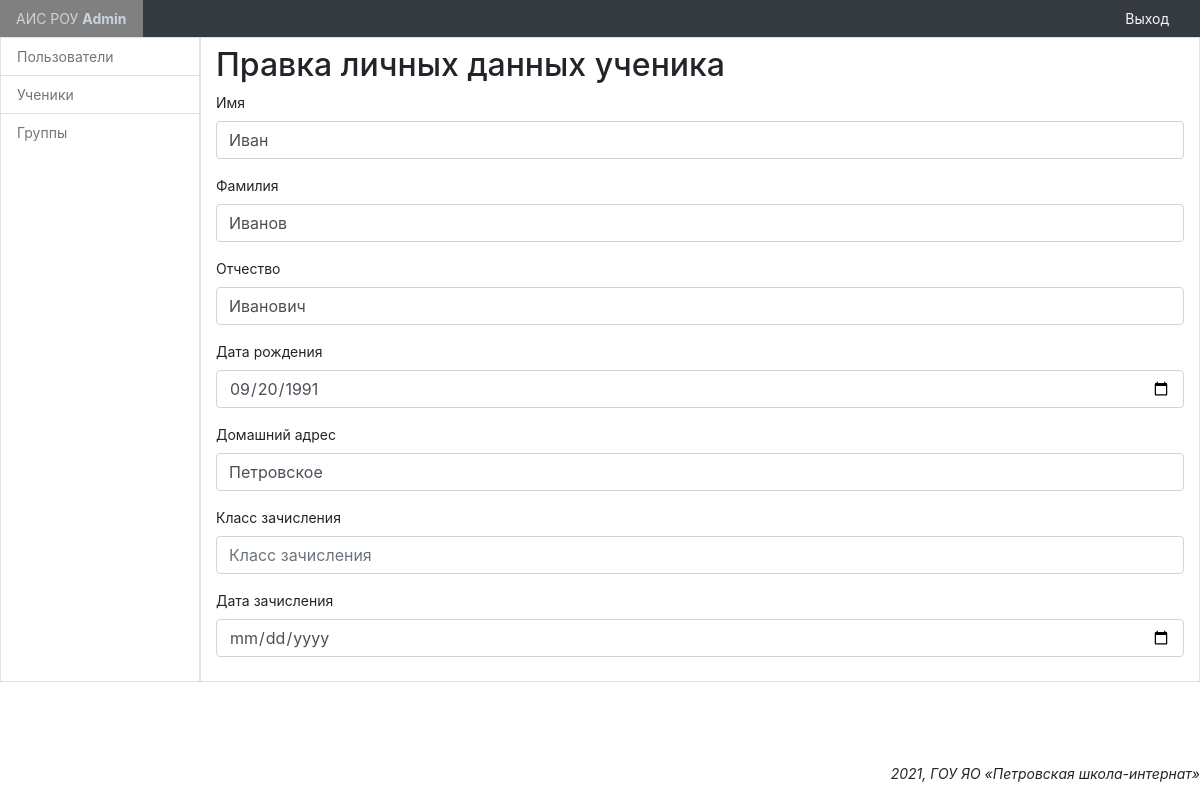
/admin_panel/pupils/change/1/ (signed in), run on an earlier commit of the app's database.
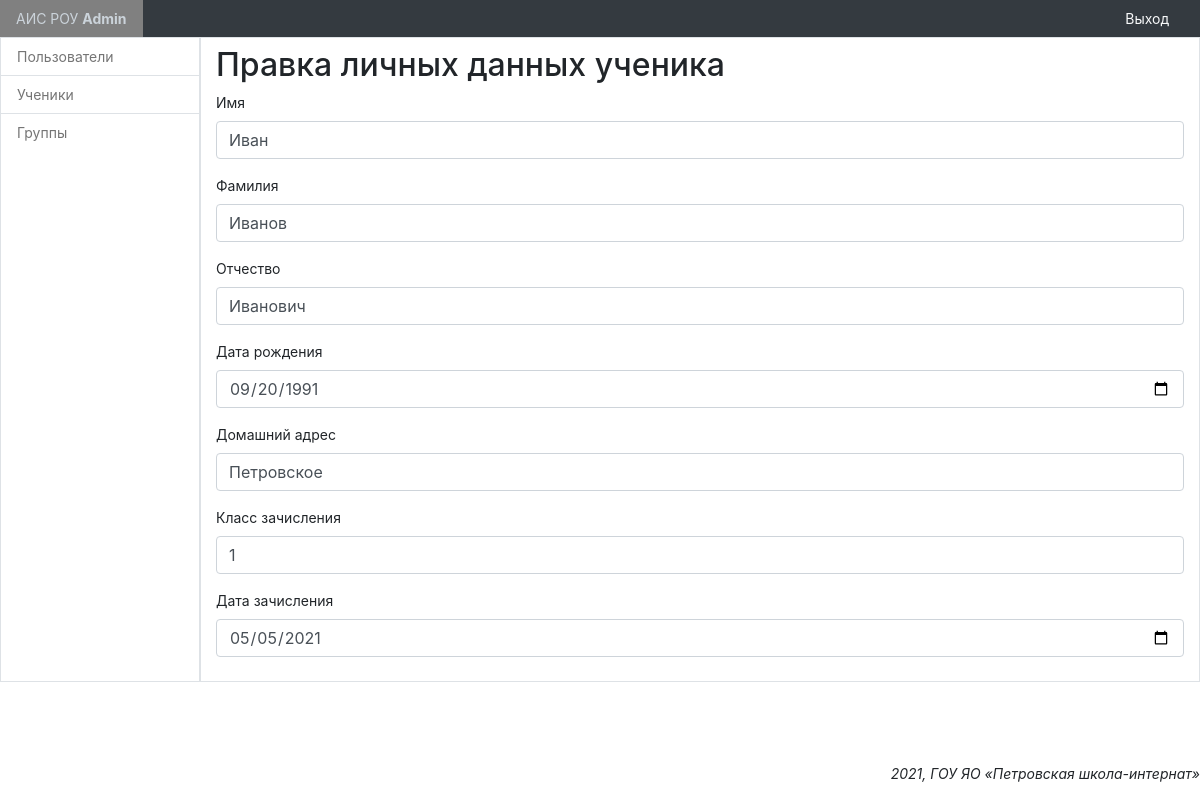
And on a later commit of the database.
### admin_panel/models.py (models this page shows, shortened)
class Pupil(models.Model):
    last_name = models.CharField(
        'Фамилия',
        max_length=50
    )
    first_name = models.CharField(
        'Имя',
        max_length=50
    )
    middle_name = models.CharField(
        'Отчество',
        null=True,
        max_length=50
    )
    date = models.DateField(
        'Дата регистрации',
        default=datetime.now
    )
    date_of_birth = models.DateField(
        'Дата рождения',
        null=True,
    )
    home_address = models.CharField(
        'Домашний адрес',
        null=True,
        max_length=100,
    )
    class_number = models.IntegerField(
        'Класс зачисления',
        null=True,
    )
    enrollment_date = models.DateField(
        'Дата зачисления',
        null=True
    )
    class Meta:
        verbose_name = 'Ученик'
        verbose_name_plural = 'Ученики'
        ordering = ['last_name']

### admin_panel/views.py (the view)
# urls.py: path('pupils/change/<int:id>/', SDChangePupilInfoView.as_view(), name='pupil_change'),
class SDChangePupilInfoView(SuccessMessageMixin, LoginRequiredMixin, UpdateView):
    model = Pupil
    template_name = 'admin_panel/change_pupil_info.html'
    form_class = SDRegisterPupilForm
    success_url = reverse_lazy('admin_panel:pupils')
    success_message = 'Данные сохранены'
    def get_object(self, queryset=None):
        if not queryset:
            queryset = self.get_queryset()
        return get_object_or_404(queryset, pk=self.kwargs['id'])

### admin_panel/forms.py
class SDRegisterPupilForm(forms.ModelForm):
    class Meta:
        model = Pupil
        fields = ('first_name', 'last_name', 'middle_name', 'date_of_birth', 'home_address', 'class_number', 'enrollment_date')
        widgets = {
            'date_of_birth': forms.DateInput(attrs={'type': 'date'},),
            'enrollment_date': forms.DateInput(attrs={'type': 'date'},),
        }

### templates/admin_panel/change_pupil_info.html (shortened to what this page needs)
{% extends 'layout/base_admin.html' %}
{% load bootstrap4 %}
{% block content %}
    <h2>Правка личных данных ученика</h2>
    <form method="post">
        {% bootstrap_form form layout='horizontal' %}
    </form>
{% endblock %}

### templates/layout/base_admin.html (shortened to what this page needs)
{% load bootstrap4 %}
{% load static %}
<!DOCTYPE html>
<html>
<head>
    {% bootstrap_css %}
    <link rel="stylesheet" href="{% static 'admin_panel/css/dashboard.css' %}" />
    <link rel="stylesheet" href="{% static 'admin_panel/css/style.css' %}">
    <link rel="stylesheet" href="https://cdnjs.cloudflare.com/ajax/libs/jquery-modal/0.9.1/jquery.modal.min.css" />
<body class="container-fluid">
    <div class="row bg-dark">
        <ul class="col nav justify-content-between">
            <li class="nav-item text-nowrap">
                <a class="nav-link text-light" href="/">АИС РОУ <b>Admin</b></a>
            </li>
            <li class="nav-item text-nowrap">
            {% if user.is_authenticated %}
                <a class="nav-link text-light" href="{% url 'main:logout'%}">
                     Выход
                </a>
            {% else %}
                <a class="nav-link text-light" href="{% url 'main:login' %}">
                    Вход
                </a>
            {% endif %}
            </li>
        </ul>
    </div>
    <div class="row">
        <div class="col-md-2 p-0 border">
            <nav class="nav flex-column">
                <a class="nav-link border-bottom" href="{% url 'admin_panel:users' %}">Пользователи</a>
                <a class="nav-link border-bottom" href="{% url 'admin_panel:pupils' %}">Ученики</a>
                <a class="nav-link" href="{% url 'admin_panel:groups' %}">Группы</a>
            </nav>
        </div>
        <section class="col border py-2">
            {% block content %}{% endblock %}
        </section>
    </div>
    <div class="row">
        <div class="col">
            <footer class="mt-3 fixed-bottom"><p class="text-right font-italic">{% now 'Y' %}, ГОУ ЯО &laquo;Петровская школа-интернат&raquo;</p></footer>
        </div>
    </div>
</body>
</html>

### static/admin_panel/css/dashboard.css (style rules this page uses)
body { font-size: .875rem; }
.border-bottom { border-bottom: 1px solid #e5e5e5; }

### static/admin_panel/css/style.css (style rules this page uses)
.nav-link { color: #757575; }

What changed in the data, as far as the page shows it:
changed Pupil "Иван": class_number (not shown) → "1"; enrollment_date (not shown) → "05/05/2021"
